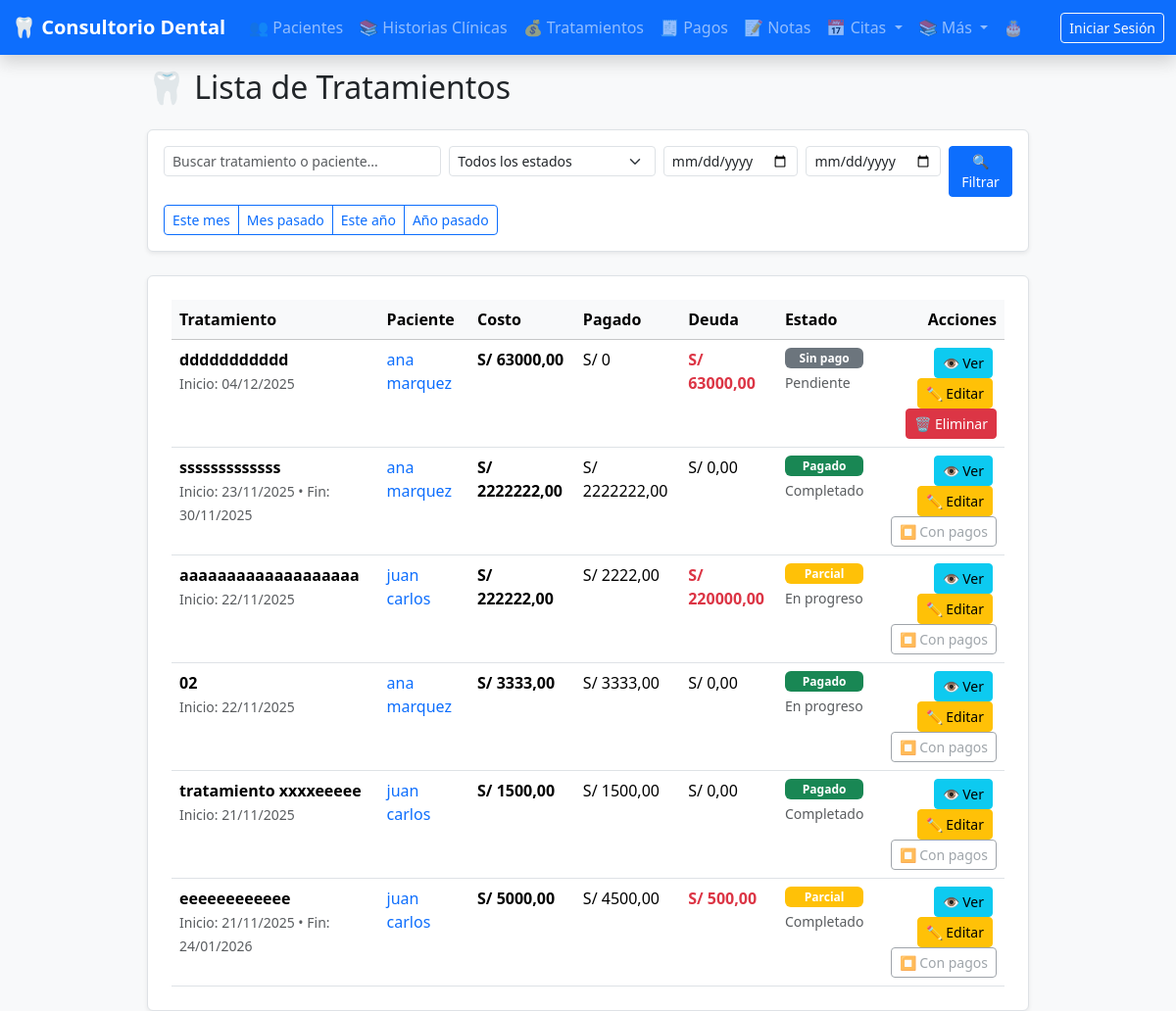
The app's page /tratamientos/, older data.
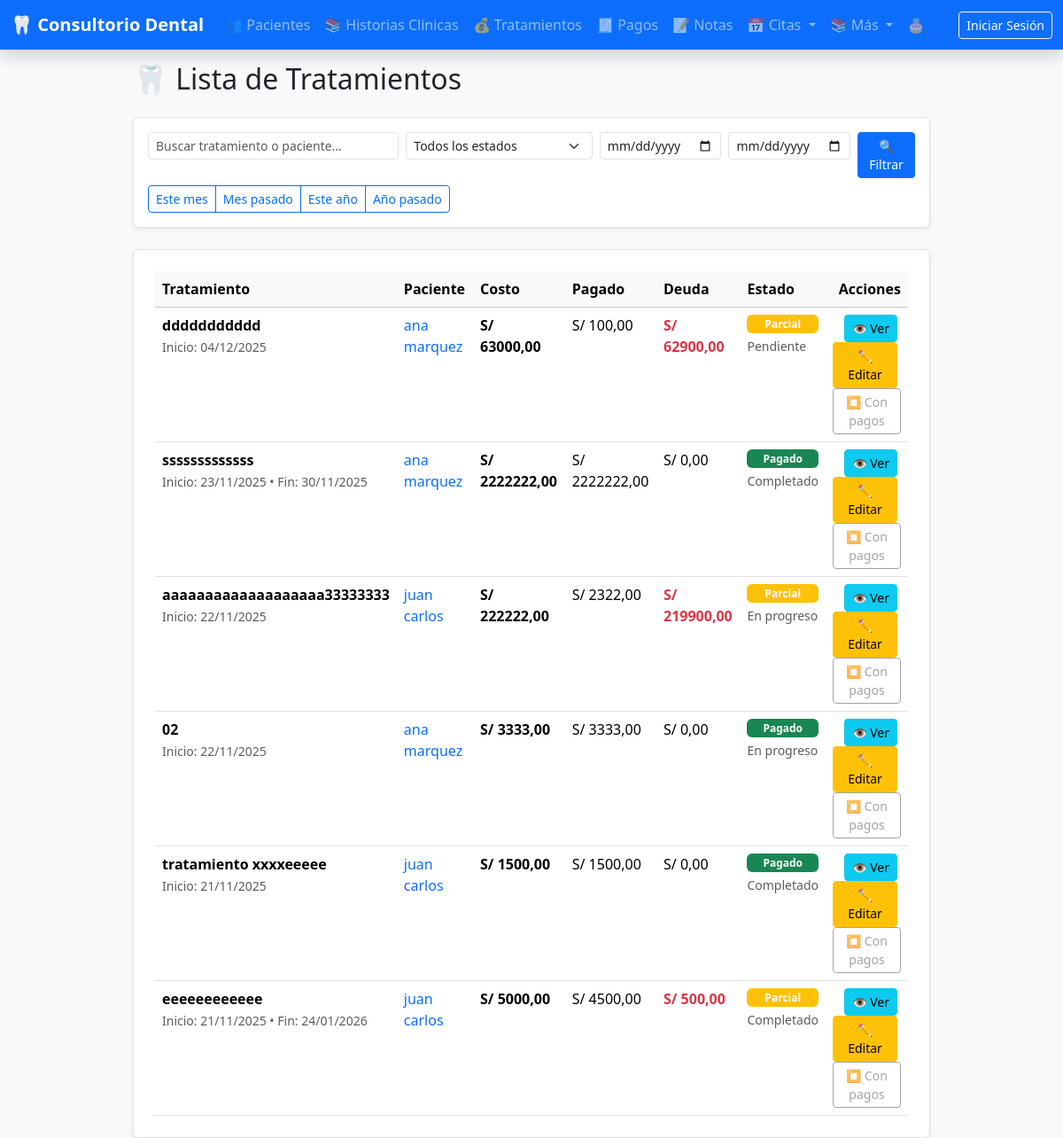
The same page, newer data.
### tratamientos/models.py (models this page shows, shortened)
class Tratamiento(models.Model):
    paciente = models.ForeignKey(
        Paciente,
        on_delete=models.CASCADE,
        related_name='tratamientos',
        verbose_name="Paciente"
    )
    nombre = models.CharField(
        max_length=200,
        verbose_name="Nombre del tratamiento",
        help_text="Ej: Endodoncia muela 36, Blanqueamiento, etc."
    )
    descripcion = models.TextField(
        blank=True,
        verbose_name="Descripción detallada"
    )
    costo_total = models.DecimalField(
        max_digits=10,
        decimal_places=2,
        verbose_name="Costo total (S/)"
    )
    fecha_inicio = models.DateField(
        verbose_name="Fecha de inicio"
    )
    fecha_fin = models.DateField(
        blank=True,
        null=True,
        verbose_name="Fecha de finalización (opcional)"
    )
    ESTADO_CHOICES = [
        ('pendiente', 'Pendiente'),
        ('en_progreso', 'En progreso'),
        ('completado', 'Completado'),
    ]
    estado = models.CharField(
        max_length=12,
        choices=ESTADO_CHOICES,
        default='pendiente',
        verbose_name="Estado del tratamiento"
    )
    creado_en = models.DateTimeField(auto_now_add=True)
    actualizado_en = models.DateTimeField(auto_now=True)
    class Meta:
        verbose_name = "Tratamiento"
        verbose_name_plural = "Tratamientos"
        ordering = ['-creado_en']
    @property
    def total_pagado(self):
        return sum(pago.monto for pago in self.pagos.all())
    @property
    def deuda(self):
        return self.costo_total - self.total_pagado
    @property
    def estado_pago(self):
        if self.total_pagado <= 0:
            return 'pendiente'
        elif self.total_pagado >= self.costo_total:
            return 'completado'
        else:
            return 'parcial'
    def clase_estado_pago(self):
        if self.estado_pago == 'completado':
            return 'success'
        elif self.estado_pago == 'parcial':
            return 'warning'
        else:
            return 'secondary'

class Pago(models.Model):
    tratamiento = models.ForeignKey(
        Tratamiento,
        on_delete=models.CASCADE,
        related_name='pagos',
        verbose_name="Tratamiento"
    )
    fecha_pago = models.DateTimeField(
        verbose_name="Fecha y hora del pago",
        default=timezone.now
    )
    monto = models.DecimalField(
        max_digits=10,
        decimal_places=2,
        verbose_name="Monto (S/)"
    )
    METODO_PAGO_CHOICES = [
        ('efectivo', 'Efectivo'),
        ('yape', 'Yape'),
        ('plin', 'Plin'),
        ('transferencia', 'Transferencia bancaria'),
        ('tarjeta', 'Tarjeta'),
        ('otro', 'Otro'),
    ]
    metodo_pago = models.CharField(
        max_length=15,
        choices=METODO_PAGO_CHOICES,
        default='efectivo',
        verbose_name="Método de pago"
    )
    nota = models.TextField(
        blank=True,
        verbose_name="Nota (opcional)"
    )
    registrado_en = models.DateTimeField(auto_now_add=True)
    class Meta:
        verbose_name = "Pago"
        verbose_name_plural = "Pagos"
        ordering = ['-fecha_pago']

### pacientes/models.py (models this page shows, shortened)
class Paciente(models.Model):
    nombre_completo = models.CharField(
        max_length=150,
        verbose_name="Nombre completo",
        help_text="Nombres y apellidos completos"
    )
    dni = models.CharField(
        max_length=8,
        unique=True,
        verbose_name="DNI",
        validators=[MinLengthValidator(8)],
        help_text="Documento Nacional de Identidad (8 dígitos)"
    )
    fecha_nacimiento = models.DateField(
        verbose_name="Fecha de nacimiento"
    )
    GENERO_CHOICES = [
        ('M', 'Masculino'),
        ('F', 'Femenino'),
        ('O', 'Otro'),
    ]
    genero = models.CharField(
        max_length=1,
        choices=GENERO_CHOICES,
        verbose_name="Género"
    )
    ESTADO_CIVIL_CHOICES = [
        ('S', 'Soltero/a'),
        ('C', 'Casado/a'),
        ('D', 'Divorciado/a'),
        ('V', 'Viudo/a'),
        ('U', 'Unión libre'),
    ]
    estado_civil = models.CharField(
        max_length=1,
        choices=ESTADO_CIVIL_CHOICES,
        verbose_name="Estado civil"
    )
    telefono = models.CharField(
        max_length=15,
        blank=True,
        verbose_name="Teléfono"
    )
    distrito = models.CharField(
        max_length=100,
        blank=True,
        verbose_name="Distrito"
    )
    direccion = models.TextField(
        blank=True,
        verbose_name="Dirección"
    )
    email = models.EmailField(
        blank=True,
        verbose_name="Email"
    )
    ocupacion = models.CharField(
        max_length=100,
        blank=True,
        verbose_name="Ocupación"
    )
    nombre_tutor = models.CharField(
        max_length=150,
        blank=True,
        verbose_name="Nombre del tutor (si aplica)"
    )
    enfermedades_previas = models.TextField(
        blank=True,
        verbose_name="Enfermedades previas"
    )
    alergias = models.TextField(
        blank=True,
        verbose_name="Alergias"
    )
    GRUPO_SANGUINEO_CHOICES = [
        ('A+', 'A+'), ('A-', 'A-'),
        ('B+', 'B+'), ('B-', 'B-'),
        ('AB+', 'AB+'), ('AB-', 'AB-'),
        ('O+', 'O+'), ('O-', 'O-'),
    ]
    grupo_sanguineo = models.CharField(
        max_length=3,
        choices=GRUPO_SANGUINEO_CHOICES,
        blank=True,
        verbose_name="Grupo sanguíneo"
    )
    tratamientos_previos = models.TextField(
        blank=True,
        verbose_name="Tratamientos dentales previos"
    )
    experiencias_dentales = models.TextField(
        blank=True,
        verbose_name="Experiencias dentales (miedo, ansiedad, etc.)"
    )
    observaciones = models.TextField(
        blank=True,
        verbose_name="Observaciones generales"
    )
    creado_en = models.DateTimeField(auto_now_add=True)
    actualizado_en = models.DateTimeField(auto_now=True)
    class Meta:
        verbose_name = "Paciente"
        verbose_name_plural = "Pacientes"
        ordering = ['nombre_completo']

### tratamientos/views.py (the view)
# urls.py: path('', views.ListaTratamientosView.as_view(), name='lista'),  # ← NUEVO: vista global
class ListaTratamientosView(ListView):
    model = Tratamiento
    template_name = 'tratamientos/lista_tratamientos.html'
    context_object_name = 'tratamientos'
    paginate_by = 20
    def get_queryset(self):
        paciente_id = self.kwargs.get('paciente_id')
        queryset = Tratamiento.objects.all()
        if paciente_id:
            self.paciente = get_object_or_404(Paciente, pk=paciente_id)
            queryset = queryset.filter(paciente_id=paciente_id)
        else:
            self.paciente = None
        q = self.request.GET.get('q')
        estado = self.request.GET.get('estado')
        fecha_inicio = self.request.GET.get('fecha_inicio')
        fecha_fin = self.request.GET.get('fecha_fin')
        if q:
            queryset = queryset.filter(
                Q(nombre__icontains=q) |
                Q(paciente__nombre_completo__icontains=q)
            )
        if estado:
            queryset = queryset.filter(estado=estado)
        if fecha_inicio:
            queryset = queryset.filter(fecha_inicio__gte=fecha_inicio)
        if fecha_fin:
            queryset = queryset.filter(fecha_inicio__lte=fecha_fin)
        return queryset.order_by('-fecha_inicio')
    def get_context_data(self, **kwargs):
        context = super().get_context_data(**kwargs)
        context['paciente'] = getattr(self, 'paciente', None)
        hoy = date.today()
        context['today'] = hoy
        context['this_year_start'] = hoy.replace(month=1, day=1).strftime('%Y-%m-%d')
        context['last_year_start'] = hoy.replace(year=hoy.year - 1, month=1, day=1).strftime('%Y-%m-%d')
        context['last_year_end'] = hoy.replace(year=hoy.year - 1, month=12, day=31).strftime('%Y-%m-%d')
        if hoy.month == 1:
            last_month = 12
            last_year = hoy.year - 1
        else:
            last_month = hoy.month - 1
            last_year = hoy.year
        last_month_start = date(last_year, last_month, 1)
        last_month_end = date(last_year, last_month, calendar.monthrange(last_year, last_month)[1])
        context['last_month_start'] = last_month_start.strftime('%Y-%m-%d')
        context['last_month_end'] = last_month_end.strftime('%Y-%m-%d')
        context['this_month_start'] = hoy.replace(day=1).strftime('%Y-%m-%d')
        context['this_month_end'] = hoy.strftime('%Y-%m-%d')
        return context

### pacientes/context_processors.py (called while the page is built)
def cumpleanos_hoy(request):
    hoy = date.today()
    cumpleaneros = Paciente.objects.filter(
        fecha_nacimiento__month=hoy.month,
        fecha_nacimiento__day=hoy.day
    )
    return {
        'cumpleaneros_hoy_count': cumpleaneros.count(),
        'cumpleaneros_hoy': cumpleaneros
    }

### tratamientos/templates/tratamientos/lista_tratamientos.html (shortened to what the changed rows need)
{% extends 'base.html' %}
{% load static %}
{% block content %}
<div class="d-flex justify-content-center">
    <div class="col-lg-9">
        <div class="d-flex justify-content-between align-items-center mb-4">
            <h2 class="mb-0">🦷 Lista de Tratamientos</h2>
        </div>
        <div class="bg-white p-4 rounded shadow-sm border">
            {% if tratamientos %}
                <div class="d-none d-md-block">
                    <div class="table-responsive">
                        <table class="table table-hover mb-0">
                            <thead class="table-light">
                                <tr>
                                    <th>Tratamiento</th>
                                    {% if not paciente %}<th>Paciente</th>{% endif %}
                                    <th>Costo</th>
                                    <th>Pagado</th>
                                    <th class="d-none d-lg-table-cell">Deuda</th>
                                    <th>Estado</th>
                                    <th class="text-end">Acciones</th>
                                </tr>
                            </thead>
                            <tbody>
                                {% for t in tratamientos %}
                                <tr>
                                    <td>
                                        <strong>{{ t.nombre }}</strong>
                                        <br>
                                        <small class="text-muted">
                                            Inicio: {{ t.fecha_inicio|date:"d/m/Y" }}
                                        </small>
                                    </td>
                                    {% if not paciente %}
                                    <td>
                                        <a href="{% url 'pacientes:detalle' t.paciente.pk %}" class="text-decoration-none text-primary">
                                            {{ t.paciente.nombre_completo }}
                                        </a>
                                    </td>
                                    {% endif %}
                                    <td><strong>S/ {{ t.costo_total }}</strong></td>
                                    <td>S/ {{ t.total_pagado }}</td>
                                    <td class="d-none d-lg-table-cell {% if t.deuda > 0 %}text-danger fw-bold{% endif %}">S/ {{ t.deuda }}</td>
                                    <td>
                                        <div class="d-flex flex-column">
                                            <span class="badge bg-{{ t.clase_estado_pago }} mb-1">
                                                {% if t.estado_pago == 'completado' %}Pagado
                                                {% elif t.estado_pago == 'parcial' %}Parcial
                                                {% else %}Sin pago{% endif %}
                                            </span>
                                            <small class="text-muted">{{ t.get_estado_display }}</small>
                                        </div>
                                    </td>
                                    <td class="text-end">
                                        <a href="{% url 'tratamientos:detalle' t.pk %}" class="btn btn-sm btn-info me-1">👁️ Ver</a>
                                        <a href="{% url 'tratamientos:editar' t.pk %}" class="btn btn-sm btn-warning me-1">✏️ Editar</a>
                                        {% if t.pagos.count == 0 %}
                                            <a href="{% url 'tratamientos:eliminar_tratamiento' t.pk %}"
                                            class="btn btn-sm btn-danger"
                                            onclick="return confirm('¿Eliminar el tratamiento \"{{ t.nombre }}\"?')">
                                                🗑️ Eliminar
                                            </a>
                                        {% else %}
                                            <button class="btn btn-sm btn-outline-secondary" disabled>⏹️ Con pagos</button>
                                        {% endif %}
                                    </td>
                                </tr>
                                {% endfor %}
                            </tbody>
                        </table>
                    </div>
                </div>
            {% endif %}
        </div>
    </div>
</div>
{% endblock %}

Row changes from the older to the newer data that the page shows:
computed for Tratamiento "ddddddddddd": total_pagado "0" → "100,00"; deuda "63000,00" → "62900,00"; text "Sin pago 🗑️ Eliminar" → "Parcial ⏹️ Con pagos"
changed Tratamiento: nombre "aaaaaaaaaaaaaaaaaaa" → "aaaaaaaaaaaaaaaaaaa33333333"; total_pagado "2222,00" → "2322,00"; deuda "220000,00" → "219900,00"
